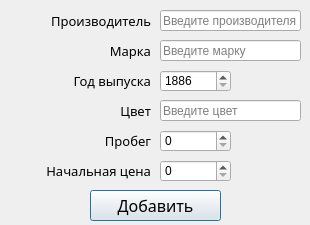
<?xml version="1.0" encoding="UTF-8"?>
<ui version="4.0">
 <class>addDialog</class>
 <widget class="QDialog" name="addDialog">
  <property name="geometry">
   <rect>
    <x>0</x>
    <y>0</y>
    <width>310</width>
    <height>225</height>
   </rect>
  </property>
  <property name="windowTitle">
   <string>Добавление записи</string>
  </property>
  <widget class="QLabel" name="mileageLabel">
   <property name="geometry">
    <rect>
     <x>60</x>
     <y>130</y>
     <width>91</width>
     <height>21</height>
    </rect>
   </property>
   <property name="font">
    <font>
     <family>Century Gothic</family>
     <pointsize>10</pointsize>
    </font>
   </property>
   <property name="text">
    <string>Пробег</string>
   </property>
   <property name="alignment">
    <set>Qt::AlignRight|Qt::AlignTrailing|Qt::AlignVCenter</set>
   </property>
  </widget>
  <widget class="QSpinBox" name="yearInput1">
   <property name="geometry">
    <rect>
     <x>160</x>
     <y>70</y>
     <width>71</width>
     <height>22</height>
    </rect>
   </property>
   <property name="minimum">
    <number>1886</number>
   </property>
   <property name="maximum">
    <number>3000</number>
   </property>
  </widget>
  <widget class="QLineEdit" name="colorInput">
   <property name="geometry">
    <rect>
     <x>160</x>
     <y>100</y>
     <width>141</width>
     <height>21</height>
    </rect>
   </property>
   <property name="accessibleDescription">
    <string/>
   </property>
   <property name="inputMask">
    <string/>
   </property>
   <property name="text">
    <string/>
   </property>
   <property name="placeholderText">
    <string>Введите цвет</string>
   </property>
  </widget>
  <widget class="QLabel" name="modelLabel">
   <property name="geometry">
    <rect>
     <x>50</x>
     <y>40</y>
     <width>101</width>
     <height>21</height>
    </rect>
   </property>
   <property name="font">
    <font>
     <family>Century Gothic</family>
     <pointsize>10</pointsize>
    </font>
   </property>
   <property name="text">
    <string>Марка</string>
   </property>
   <property name="alignment">
    <set>Qt::AlignRight|Qt::AlignTrailing|Qt::AlignVCenter</set>
   </property>
  </widget>
  <widget class="QLineEdit" name="modelInput">
   <property name="geometry">
    <rect>
     <x>160</x>
     <y>40</y>
     <width>141</width>
     <height>21</height>
    </rect>
   </property>
   <property name="accessibleDescription">
    <string/>
   </property>
   <property name="inputMask">
    <string/>
   </property>
   <property name="text">
    <string/>
   </property>
   <property name="placeholderText">
    <string>Введите марку</string>
   </property>
  </widget>
  <widget class="QLabel" name="yearLabel">
   <property name="geometry">
    <rect>
     <x>70</x>
     <y>70</y>
     <width>81</width>
     <height>21</height>
    </rect>
   </property>
   <property name="font">
    <font>
     <family>Century Gothic</family>
     <pointsize>10</pointsize>
    </font>
   </property>
   <property name="text">
    <string>Год выпуска</string>
   </property>
   <property name="alignment">
    <set>Qt::AlignRight|Qt::AlignTrailing|Qt::AlignVCenter</set>
   </property>
  </widget>
  <widget class="QSpinBox" name="priceInput1">
   <property name="geometry">
    <rect>
     <x>160</x>
     <y>160</y>
     <width>71</width>
     <height>22</height>
    </rect>
   </property>
   <property name="minimum">
    <number>0</number>
   </property>
   <property name="maximum">
    <number>99999999</number>
   </property>
   <property name="singleStep">
    <number>100000</number>
   </property>
   <property name="value">
    <number>0</number>
   </property>
  </widget>
  <widget class="QPushButton" name="changeButton">
   <property name="geometry">
    <rect>
     <x>90</x>
     <y>190</y>
     <width>131</width>
     <height>31</height>
    </rect>
   </property>
   <property name="font">
    <font>
     <family>Century Gothic</family>
     <pointsize>12</pointsize>
    </font>
   </property>
   <property name="text">
    <string>Добавить</string>
   </property>
  </widget>
  <widget class="QLabel" name="colorLabel">
   <property name="geometry">
    <rect>
     <x>50</x>
     <y>100</y>
     <width>101</width>
     <height>21</height>
    </rect>
   </property>
   <property name="font">
    <font>
     <family>Century Gothic</family>
     <pointsize>10</pointsize>
    </font>
   </property>
   <property name="text">
    <string>Цвет</string>
   </property>
   <property name="alignment">
    <set>Qt::AlignRight|Qt::AlignTrailing|Qt::AlignVCenter</set>
   </property>
  </widget>
  <widget class="QLabel" name="priceLabel">
   <property name="geometry">
    <rect>
     <x>40</x>
     <y>160</y>
     <width>111</width>
     <height>21</height>
    </rect>
   </property>
   <property name="font">
    <font>
     <family>Century Gothic</family>
     <pointsize>10</pointsize>
    </font>
   </property>
   <property name="text">
    <string>Начальная цена</string>
   </property>
   <property name="alignment">
    <set>Qt::AlignRight|Qt::AlignTrailing|Qt::AlignVCenter</set>
   </property>
  </widget>
  <widget class="QSpinBox" name="mileageInput1">
   <property name="geometry">
    <rect>
     <x>160</x>
     <y>130</y>
     <width>71</width>
     <height>22</height>
    </rect>
   </property>
   <property name="minimum">
    <number>0</number>
   </property>
   <property name="maximum">
    <number>999999</number>
   </property>
   <property name="singleStep">
    <number>50000</number>
   </property>
   <property name="value">
    <number>0</number>
   </property>
  </widget>
  <widget class="QLineEdit" name="manufacturerInput">
   <property name="geometry">
    <rect>
     <x>160</x>
     <y>10</y>
     <width>141</width>
     <height>21</height>
    </rect>
   </property>
   <property name="placeholderText">
    <string>Введите производителя</string>
   </property>
  </widget>
  <widget class="QLabel" name="manufacturerLabel">
   <property name="geometry">
    <rect>
     <x>50</x>
     <y>10</y>
     <width>101</width>
     <height>21</height>
    </rect>
   </property>
   <property name="font">
    <font>
     <family>Century Gothic</family>
     <pointsize>10</pointsize>
    </font>
   </property>
   <property name="text">
    <string>Производитель</string>
   </property>
   <property name="alignment">
    <set>Qt::AlignRight|Qt::AlignTrailing|Qt::AlignVCenter</set>
   </property>
  </widget>
 </widget>
 <tabstops>
  <tabstop>manufacturerInput</tabstop>
  <tabstop>modelInput</tabstop>
  <tabstop>yearInput1</tabstop>
  <tabstop>colorInput</tabstop>
  <tabstop>mileageInput1</tabstop>
  <tabstop>priceInput1</tabstop>
  <tabstop>changeButton</tabstop>
 </tabstops>
 <resources/>
 <connections/>
</ui>
